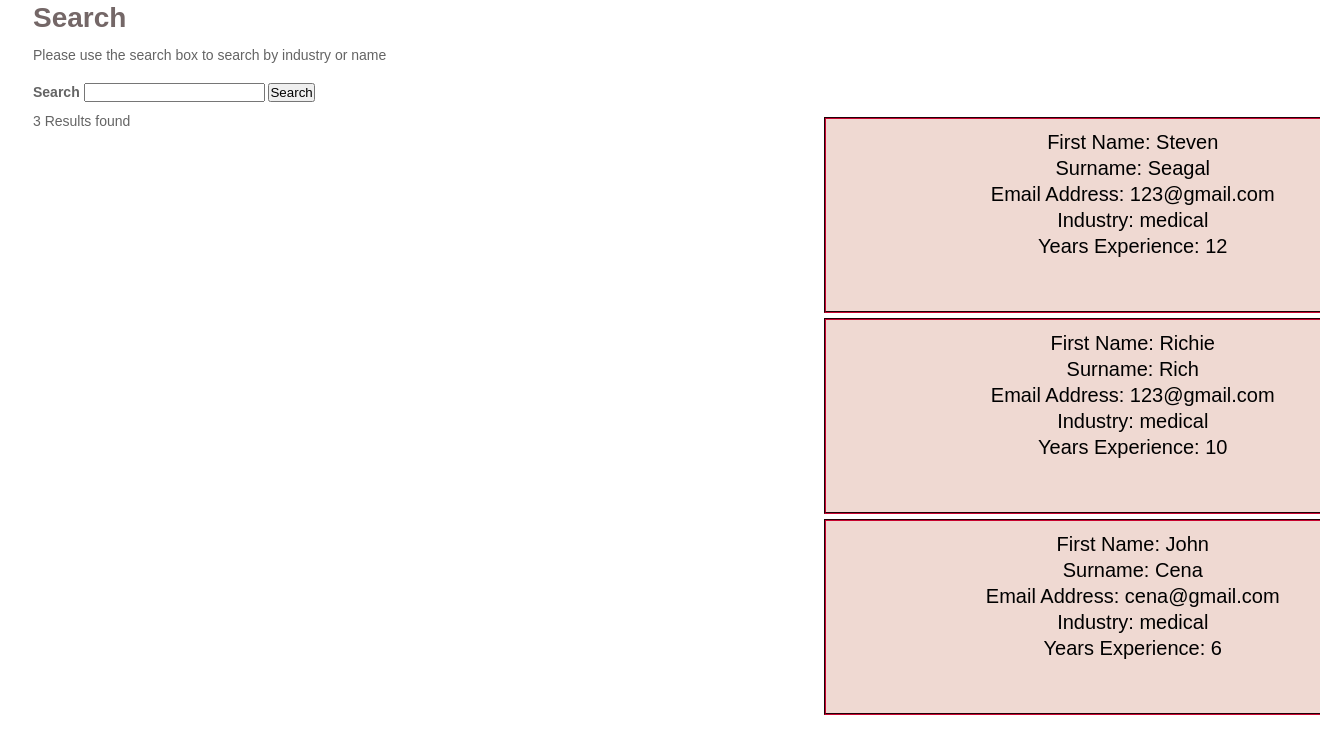
The app's page /old_files/search.php?s=medical with its own data.
### tables this page shows
CREATE TABLE IF NOT EXISTS `newuser` (
  `id` int(100) NOT NULL AUTO_INCREMENT,
  `first` varchar(128) NOT NULL,
  `last` varchar(128) NOT NULL,
  `uid` varchar(128) NOT NULL,
  `pwd` varchar(1000) NOT NULL,
  `email` varchar(255) NOT NULL,
  `years` int(11) NOT NULL,
  `industry` enum('it','retail','medical','manual labour','academic','accountancy and finance','architecture/design','childcare','drivers','education/training','graduate','hair and beauty','motor industry') DEFAULT NULL,
  `bio` varchar(1000) NOT NULL,
  `userPic` varchar(200) NOT NULL,
  `user_cv` varchar(255) NOT NULL,
  `timestamp` timestamp NOT NULL DEFAULT CURRENT_TIMESTAMP,
  PRIMARY KEY (`id`)
);

### class-search.php (called while the page is built, shortened)
<?php
class search{
    private $mysqli;
    private function connect(){
        $this->mysqli = new mysqli('localhost','root',"",'logintest');
    }
    public function search($search_term){
        $sanitized = $this->mysqli->real_escape_string($search_term);
        $query = $this->mysqli->query("
        SELECT  first, last, email, industry, years, userPic, user_cv
        FROM newuser
        WHERE industry LIKE '%{$sanitized}%'
        OR years < '$sanitized'
        ORDER by years DESC
        ");
        while($row = $query->fetch_object()){
            $rows[] = $row;
        }
        $search_results = array(
        'count' => $query ->num_rows,
        'results' => $rows,
        );
        return $search_results;
    }
}

### old_files/search.php (the view, shortened to what this page needs)
<?php
if(isset($_GET['s'])){
    require_once( dirname( __FILE__ ) . '../class-search.php');
    $search = new search();
    $search_term = $_GET['s'];
    $search_results = $search->search($search_term);
}
?>
<!DOCTYPE html>
<html>
    <head>
         <link rel="stylesheet" type="text/css" href="style.css">
    </head>
    <body>
    <div class="wrapper">
    <h1>Search</h1>
        <p>Please use the search box to search by industry or name</p><br>
    <div class="search-form">
        <form action=" " method="get">
            <div class="form-field">
            <label for="search-field">Search</label>
            <input type="search" name="s" placeholder=" Search industry, example it, retail etc" results ="5" value="<?php $search_term =' '; echo $search_term; ?>">
             <input type="submit" value="Search">
            </div>
        </form>
        </div>
        <div class="row">
        <div class="col-1-2">
        <?php
        if(!empty($search_results)):?>
        <div class="results-count">
        <p><?php echo $search_results['count'];?> Results found</p>
        </div><br>
        </div>
        <div class="col-1-2">
        <?php foreach($search_results['results'] as $search_result): ?>
            <div class="result">
            <p>First Name: <?php echo $search_result->first; ?></p>
                <p>Surname: <?php echo $search_result->last; ?></p>
                <p>Email Address: <?php echo $search_result->email; ?></p>
                <p>Industry: <?php echo $search_result->industry; ?></p>
                <p>Years Experience: <?php echo $search_result->years; ?></p><br><br>
            </div>
            <?php endforeach; ?>
        </div>
        <?php endif; ?>
        </div>
    </body>
</html>

### old_files/style.css (style rules this page uses)
* { margin: 0px; padding:0px; text-decoration: none; }
body { background:white; }
.result { background-color:#efd9d2; padding-top:10px; margin-left: 25%; margin-right: 25%; text-align: center; margin-top: 5px; width:100%; border-style: groove; border-color: #74031C; border-width: 2px; color:black; font-family: sans-serif; font-size: 20px; }
*, *:before, *:after { box-sizing: border-box; }
body { color: rgb(100,100,100); font-family: sans-serif; font-size: 14px; line-height: 1.3; }
.wrapper { margin: 0 auto; padding-bottom: 0px; max-width: 95%; margin-bottom: 0px; }
h1 { font-family: "Arial", cursive; font-size: 2em; margin-bottom: 10px; color: #746767; }
label { font-weight: bold; }
.row { display: flex; flex-flow: row wrap; margin: 0 -10px; margin-bottom: 10px; }
.row:last-child { margin-bottom: 0; }
[class*="col-"] { padding: 10px; width: 100%; }
@media all and ( min-width: 600px ) { .col-1-2 { width: 50%; } }

### records on screen
newuser: first "Steven", last "Seagal", email "123@gmail.com", industry "medical", years "12"
newuser: first "Richie", last "Rich", email "123@gmail.com", industry "medical", years "10"
newuser: first "John", last "Cena", email "cena@gmail.com", industry "medical", years "6"

### other values on screen
$search_results['count'] "3"
